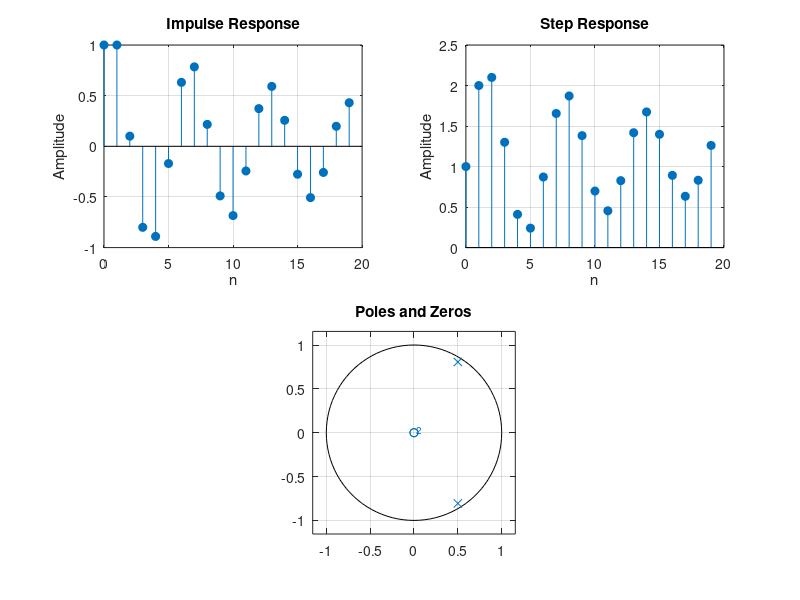

Here is the MATLAB script that generated this plot:

b = [1];           % T? s?
a = [1 -1 0.9];    % M?u s?

[z, p, k] = tf2zp(b, a); 

N = 20;
impulse_input = [1; zeros(N-1, 1)]; 
impulse_response = filter(b, a, impulse_input);

step_input = ones(N, 1); 
step_response = filter(b, a, step_input);

figure;

subplot(2, 2, 1);
stem(0:N-1, impulse_response, 'filled');
title('Impulse Response');
xlabel('n'); ylabel('Amplitude');
grid on;

subplot(2, 2, 2);
stem(0:N-1, step_response, 'filled');
title('Step Response');
xlabel('n'); ylabel('Amplitude');
grid on;

subplot(2, 2, [3, 4]);
zplane(b, a); % V? c?c và không
title('Poles and Zeros');
grid on;

disp('Zeros:');
disp(z);
disp('Poles:');
disp(p);
